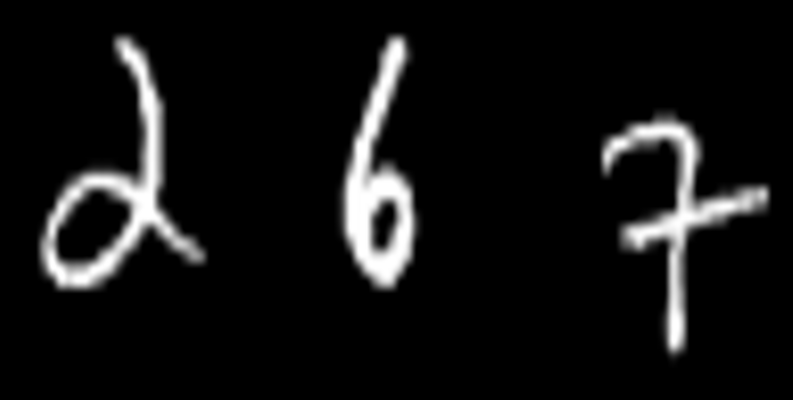
#> input picture multidigit_mnist.png, 793 x 400 px
$ python compare_segmentation_image.py
#> lines starting #> are read from the running program, lines starting #| are printed output that depends on the picture; after the words box and inside, x2 and y2 are one past the last pixel; in counts of white or black regions, pixels touching at a corner belong together
"""
Run the three segmentation methods on ONE image

    python compare_segmentation_image.py                    # uses IMAGE_PATH below


Needs only: numpy, opencv-python.

Prints the boxes each method finds and how long it took, and saves a picture with
the boxes drawn on. If you fill in TRUE_BOXES (hand-labelled actual boxes) it also
scores predicted vs actual with IoU.

Conventions: boxes are (x, y, w, h). Methods work on a binary image with ink = 255
on black (0). Light-background images are inverted automatically (see load_gray).
"""
import os
import sys
import time

import cv2
import numpy as np

ROOT = os.path.dirname(os.path.abspath(__file__))

# ---------------------------------------------------------------- config
IMAGE_PATH = os.path.join(ROOT, "multidigit_mnist.png")
OUT_PATH = os.path.join(ROOT, "results", "segmentation_single_image.png")
MIN_AREA = 20            # drop ink blobs smaller than this many pixels (speck removal)
MARKER_FRACTION = 0.3    # watershed: marker = distance >= this * blob's max distance
IOU_THRESHOLD = 0.5      # a predicted box matches a true box at IoU >= this

# Optional ground truth: one (x, y, w, h) per digit, in the ORIGINAL image's pixels,
# e.g. TRUE_BOXES = [(41, 38, 162, 251), (344, 37, 71, 251), (602, 120, 166, 232)]
# Leave as None to skip scoring.
TRUE_BOXES = None


# ---------------------------------------------------------------- loading + preprocessing
def load_gray(path):
    """Read as grayscale; if the background is light (dark ink on paper), invert so
    ink is bright on black."""
#> called with path = 'multidigit_mnist.png'
    img = cv2.imread(path, cv2.IMREAD_GRAYSCALE)
#> img is the input picture: shape (400, 793); min 0, max 255, mean 18.9
    if img is None:
        raise FileNotFoundError(f"Could not read image: {path}")
    return 255 - img if img.mean() > 127 else img


def to_binary(gray):
    """Blur -> Otsu threshold -> drop tiny specks."""
    blur = cv2.GaussianBlur(gray, (3, 3), 0)
    _, binary = cv2.threshold(blur, 0, 255, cv2.THRESH_BINARY + cv2.THRESH_OTSU)
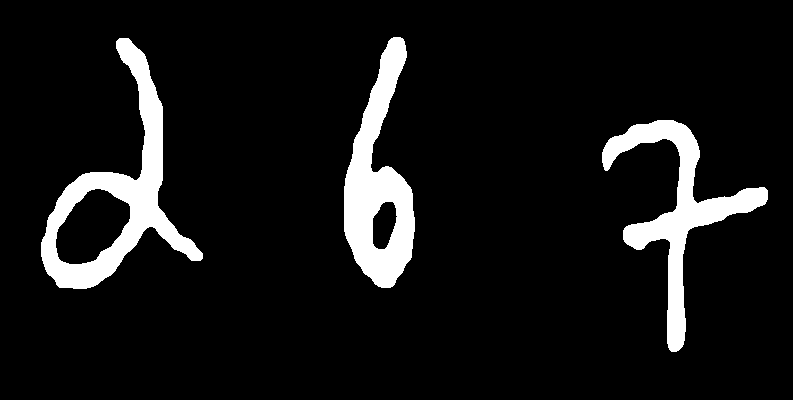
#> binary: shape (400, 793); 8.5% white; 3 white regions, box (x1, y1, x2, y2) and area: (41, 38, 203, 289) 9976, (344, 37, 415, 288) 8908, (602, 120, 768, 352) 8215
    n, labels, stats, _ = cv2.connectedComponentsWithStats(binary, connectivity=8)
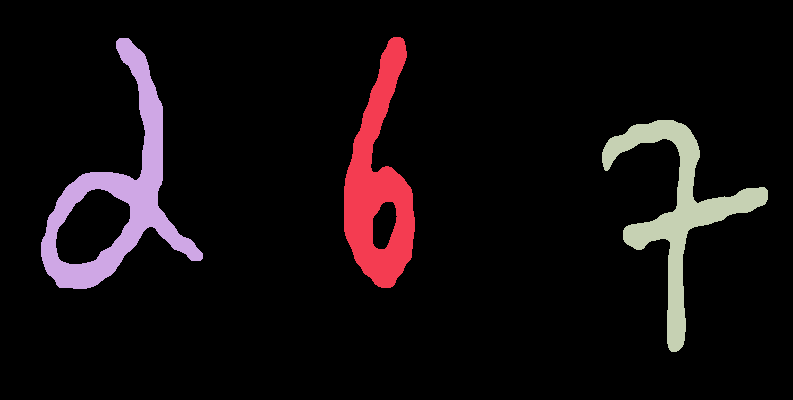
#> labels: shape (400, 793) int32; 4 distinct labels, from 0 to 3; one colour per label, 0 black
#> n = 4; stats = [[0, 0, 793, 400, 290101], [344, 37, 71, 251, 8908], [41, 38, 162, 251, 9976], [602, 120, 166, 232, 8215]]
    clean = np.zeros_like(binary)
    for i in range(1, n):
        if stats[i, cv2.CC_STAT_AREA] >= MIN_AREA:
            clean[labels == i] = 255
    return clean


# ---------------------------------------------------------------- the three methods
def seg_connected_components(binary):
    """Every 8-connected blob of ink is one symbol. Fails when digits touch (merge)."""
    n, _, stats, _ = cv2.connectedComponentsWithStats(binary, connectivity=8)
    return sorted((int(x), int(y), int(w), int(h)) for x, y, w, h, _ in stats[1:])


def seg_projection(binary):
    """Cut at columns with no ink at all. Fails when digits overlap horizontally."""
    has_ink = np.append((binary > 0).any(axis=0), False)
    boxes, start = [], None
    for x, on in enumerate(has_ink):
        if on and start is None:
            start = x
        elif not on and start is not None:
            rows = np.nonzero((binary[:, start:x] > 0).any(axis=1))[0]
            boxes.append((start, int(rows.min()), x - start, int(rows.max() - rows.min() + 1)))
            start = None
    return boxes


def seg_watershed(binary, marker_fraction=MARKER_FRACTION):
    """Distance transform -> blob cores as markers -> watershed splits touching digits
    at their narrowest point. Can over-split a single digit."""
    dist = cv2.distanceTransform(binary, cv2.DIST_L2, 5)
    n_blobs, blob_labels = cv2.connectedComponents(binary)
    sure_fg = np.zeros_like(binary)
    for b in range(1, n_blobs):
        mask = blob_labels == b
        core = mask & (dist >= marker_fraction * dist[mask].max())
        sure_fg[core if core.any() else mask] = 255
    sure_bg = cv2.dilate(binary, np.ones((3, 3), np.uint8))
    unknown = cv2.subtract(sure_bg, sure_fg)

    n_markers, markers = cv2.connectedComponents(sure_fg)
    markers += 1                      # 1 = background, 2.. = digit cores
    markers[unknown == 255] = 0       # 0 = let the watershed decide
    flood = cv2.normalize(dist, None, 0, 255, cv2.NORM_MINMAX).astype(np.uint8)
    markers = cv2.watershed(cv2.cvtColor(255 - flood, cv2.COLOR_GRAY2BGR), markers)

    boxes = []
    for label in range(2, n_markers + 1):
        ys, xs = np.nonzero((markers == label) & (binary > 0))
        if len(xs):
            boxes.append((int(xs.min()), int(ys.min()),
                        int(xs.max() - xs.min() + 1), int(ys.max() - ys.min() + 1)))
    return sorted(boxes)


METHODS = {
    "connected_components": seg_connected_components,
    "projection_profile": seg_projection,
    "watershed": seg_watershed,
}


# ---------------------------------------------------------------- optional scoring
def _iou(a, b):
    w = min(a[0] + a[2], b[0] + b[2]) - max(a[0], b[0])
    h = min(a[1] + a[3], b[1] + b[3]) - max(a[1], b[1])
    inter = max(0, w) * max(0, h)
    return inter / (a[2] * a[3] + b[2] * b[3] - inter)


def score(pred, true):
    """Greedy one-to-one matching by IoU. Returns (tp, fp, fn, mean IoU of matches)."""
    pairs = sorted(((_iou(p, t), i, j) for i, p in enumerate(pred)
                    for j, t in enumerate(true)), reverse=True)
    used_p, used_t, ious = set(), set(), []
    for v, i, j in pairs:
        if v < IOU_THRESHOLD:
            break
        if i not in used_p and j not in used_t:
            used_p.add(i)
            used_t.add(j)
            ious.append(v)
    tp = len(ious)
    return tp, len(pred) - tp, len(true) - tp, (sum(ious) / tp if tp else 0.0)


# ---------------------------------------------------------------- picture
def draw(binary, pred, true, title):
    img = cv2.cvtColor(binary, cv2.COLOR_GRAY2BGR)
    for x, y, w, h in (true or []):                                  # green = actual
        cv2.rectangle(img, (x, y), (x + w, y + h), (0, 200, 0), 1)
    for x, y, w, h in pred:                                          # red = predicted
        cv2.rectangle(img, (x + 2, y + 2), (x + w - 2, y + h - 2), (0, 0, 255), 1)
    cv2.putText(img, title, (4, 14), cv2.FONT_HERSHEY_SIMPLEX, 0.45, (255, 255, 0), 1)
    return img


def main():
    path = sys.argv[1] if len(sys.argv) > 1 else IMAGE_PATH
    gray = load_gray(path)
    binary = to_binary(gray)
    print(f"Image: {path}  size={gray.shape[1]}x{gray.shape[0]}  "
        f"ink pixels={int((binary > 0).sum())}")
#| Image: multidigit_mnist.png  size=793x400  ink pixels=27099
    if TRUE_BOXES:
        print(f"Scoring against {len(TRUE_BOXES)} true boxes (match at IoU >= {IOU_THRESHOLD})")

    panels = []
    for name, method in METHODS.items():
        t0 = time.perf_counter()
        pred = method(binary)
        ms = (time.perf_counter() - t0) * 1000
        line = f"\n{name:22s} found {len(pred)} symbols in {ms:.1f} ms\n  boxes: {pred}"
        if TRUE_BOXES:
            tp, fp, fn, miou = score(pred, TRUE_BOXES)
            line += (f"\n  vs actual: count {'OK' if len(pred) == len(TRUE_BOXES) else 'WRONG'}"
                    f" | TP={tp} FP={fp} FN={fn} | mean IoU={miou:.3f}")
        print(line)
        panels.append(draw(binary, pred, TRUE_BOXES, f"{name} | {len(pred)} found"))
#> this loop made 3 passes
#| connected_components   found 3 symbols in 1.6 ms
#|   boxes: [(41, 38, 162, 251), (344, 37, 71, 251), (602, 120, 166, 232)]
#| projection_profile     found 3 symbols in 1.1 ms
#|   boxes: [(41, 38, 162, 251), (344, 37, 71, 251), (602, 120, 166, 232)]
#| watershed              found 3 symbols in 32.7 ms
#|   boxes: [(42, 39, 160, 249), (345, 38, 69, 249), (603, 121, 164, 230)]
#> pass 3, in seg_watershed, `dist = cv2.distanceTransform(binary, cv2.DIST_L2, 5)`:
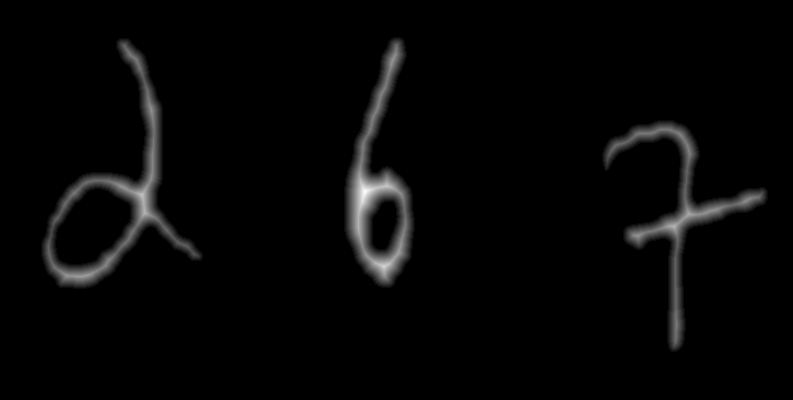
#> dist: shape (400, 793) float32; min 0, max 21.19, mean 0.5; drawn with min black and max white
#> pass 3, in seg_watershed, `sure_bg = cv2.dilate(binary, np.ones((3, 3), np.uint8))`:
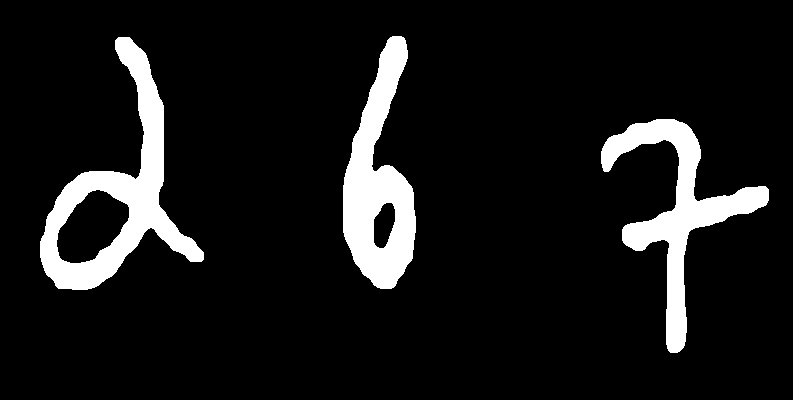
#> sure_bg: shape (400, 793); 9.6% white; 3 white regions, box (x1, y1, x2, y2) and area: (40, 37, 204, 290) 11252, (343, 36, 416, 289) 9777, (601, 119, 769, 353) 9275
#> pass 3, in seg_watershed, `unknown = cv2.subtract(sure_bg, sure_fg)`:
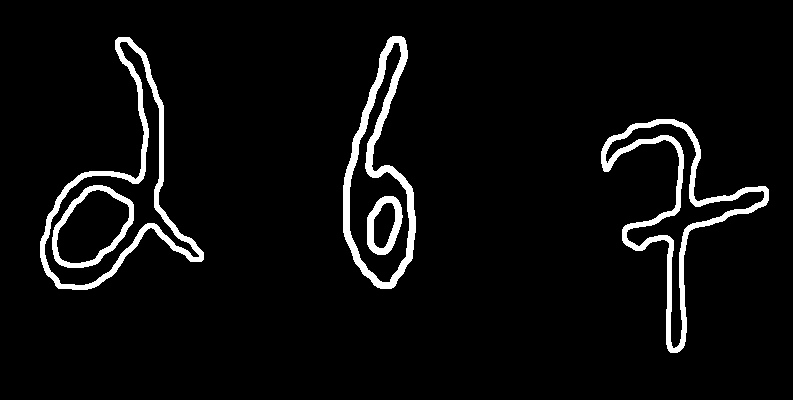
#> unknown: shape (400, 793); 4.9% white; 5 white regions, box (x1, y1, x2, y2) and area: (601, 119, 769, 353) 4779, (40, 37, 204, 290) 4305, (343, 36, 416, 289) 4153, (52, 185, 134, 268) 1360, (367, 196, 403, 255) 941
#> after the loop, panels = 3 items

    os.makedirs(os.path.dirname(OUT_PATH), exist_ok=True)
    cv2.imwrite(OUT_PATH, np.vstack(panels))
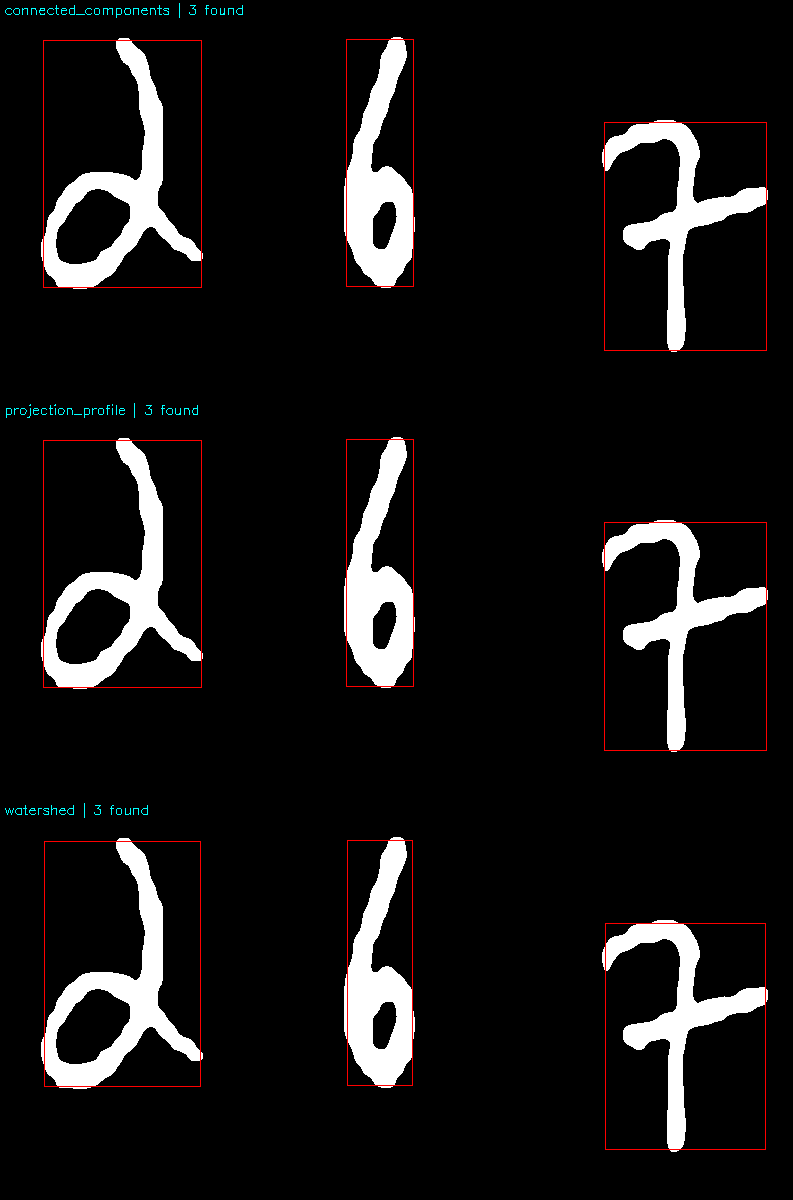
#> saved as segmentation_single_image.png: shape (1200, 793, 3); mean B, G, R 21.9, 21.9, 23.3
    print(f"\nSaved picture to {OUT_PATH} (red = predicted"
        f"{', green = actual' if TRUE_BOXES else ''})")


if __name__ == "__main__":
    main()
